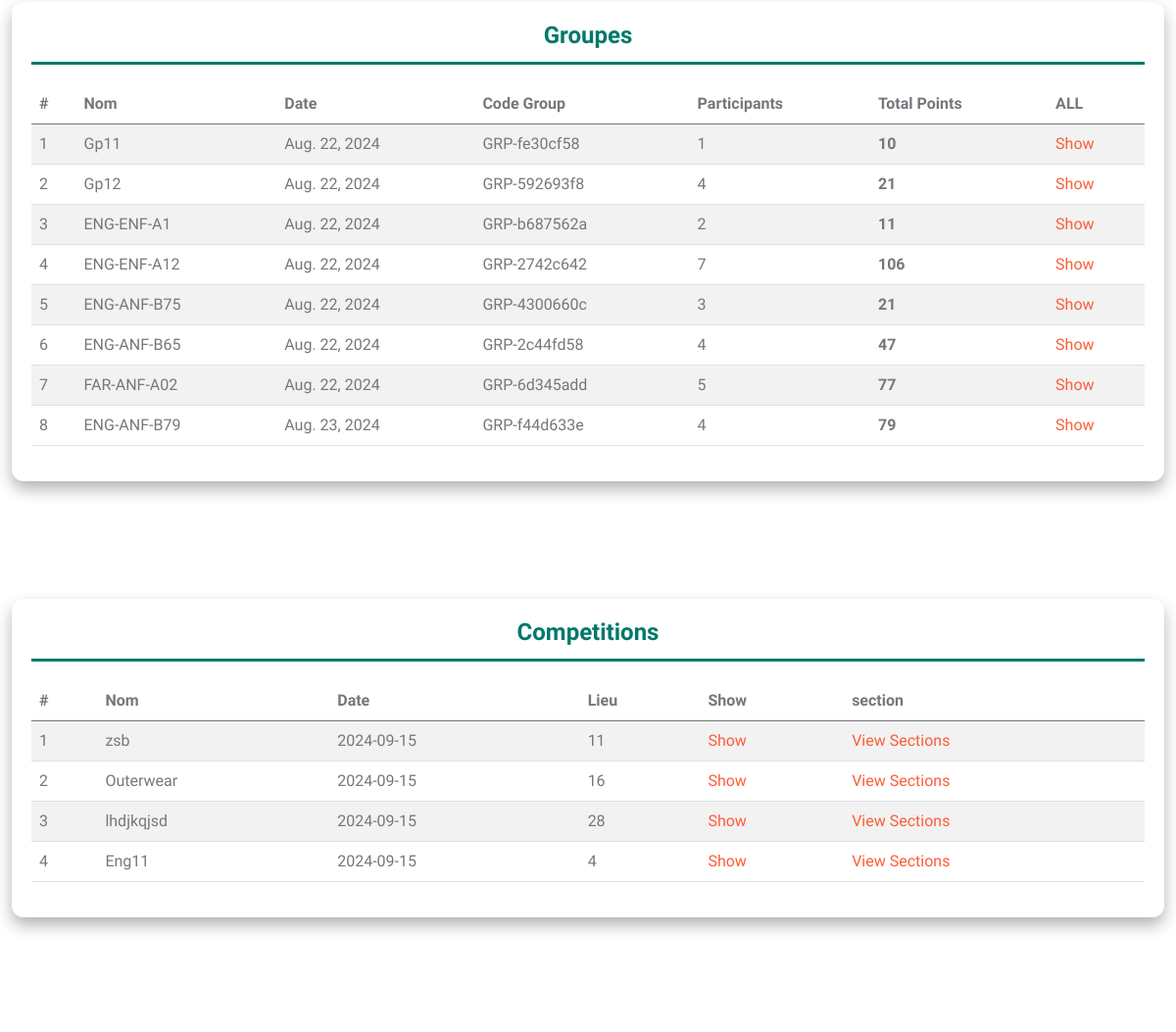
Page /homeProf/ (middle part) on the earlier database version.
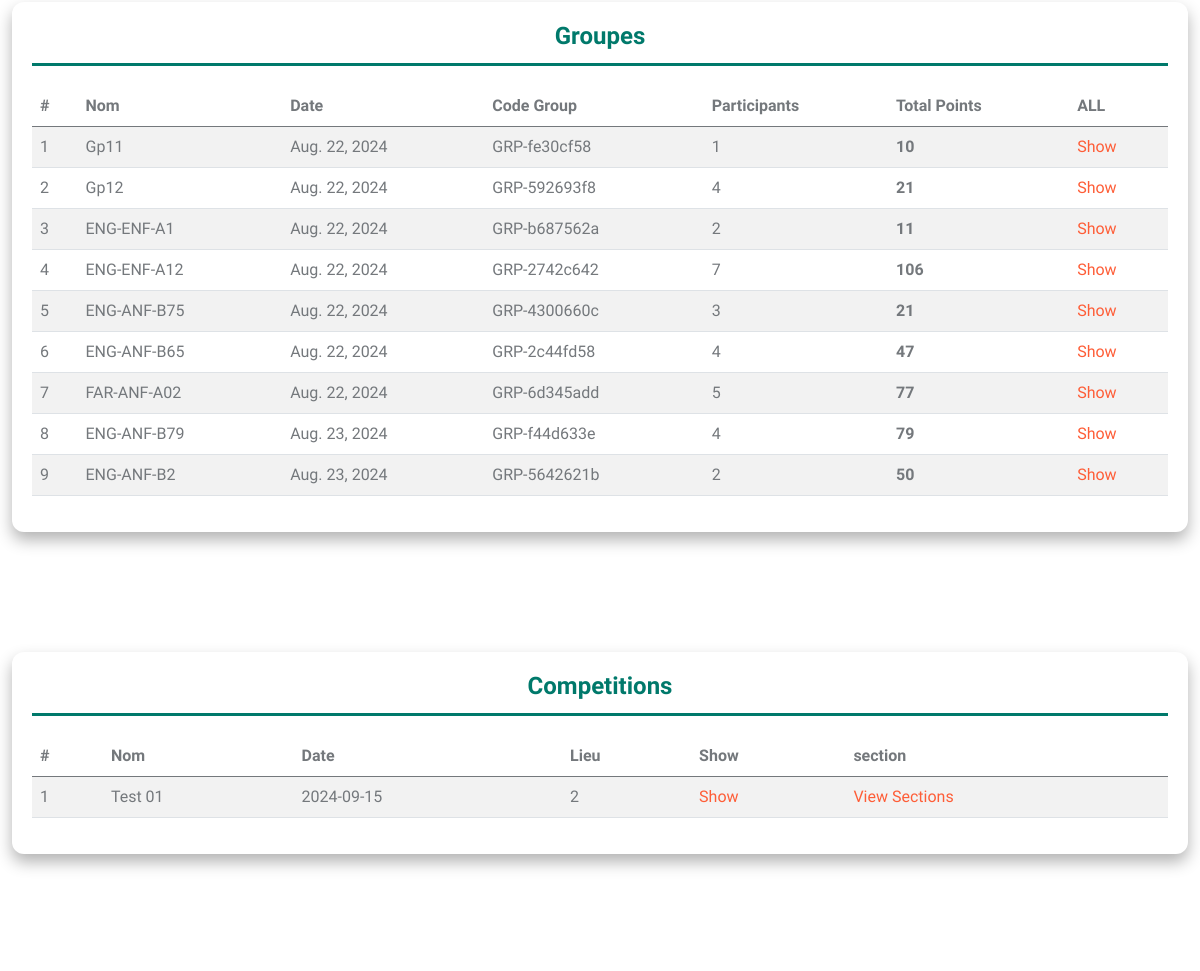
Same page on the later database version.
### platformTK/models.py (models this page shows, shortened)
class Groups(models.Model):
    name = models.CharField(max_length=100)
    description = models.CharField(max_length=300)
    code_group = models.CharField(max_length=100, unique=True, blank=True, editable=False)
    etudiants = models.ManyToManyField(Etudiant, related_name='groups')
    profs = models.ManyToManyField(prof, related_name='groups')
    date_created = models.DateField(auto_now_add=True, null=True, blank=True)
    def total_points(self):
        return self.etudiants.aggregate(total_points=models.Sum('points'))['total_points'] or 0

class Competitions(models.Model):
    name = models.CharField(max_length=100)
    number_of_sections = models.PositiveIntegerField()  # Number of sections for the competition

### platformTK/views.py (the view)
# urls.py: path('homeProf/', views.homeProf, name='homeProf'),
def homeProf(requset):
    groups = Groups.objects.all()
    competitions = Competitions.objects.all()
    return render(requset,"platformTK/Prof/homeProf.html",{"groups": groups, "competitions": competitions})

### platformTK/templates/platformTK/Prof/homeProf.html (shortened to what the changed rows need)
{% load static  %}
<!DOCTYPE html>
<html lang="en">
<head>
    <link href="https://cdnjs.cloudflare.com/ajax/libs/font-awesome/5.10.0/css/all.min.css" rel="stylesheet">
    <link href="https://cdn.jsdelivr.net/npm/bootstrap-icons@1.4.1/font/bootstrap-icons.css" rel="stylesheet">
    <link href="{% static 'lib/animate/animate.min.css' %}" rel="stylesheet">
    <link href="{% static 'lib/owlcarousel/assets/owl.carousel.min.css' %}" rel="stylesheet">
    <link href="{% static 'css/bootstrap.min.css' %}" rel="stylesheet">
    <link href="{% static 'css/style.css' %}" rel="stylesheet">
    <link href="{% static 'css/styleTbale.css' %}" rel="stylesheet">
</head>
<body>
    {%  include  'platformTK/Prof/navbar.html' %}
    {% block content %}
        <div class="container-xxl py-5">
            <div class="row justify-content-center">
                <div class="col-lg-12 mb-4">
                    <div class="table-wrapper">
                        <h2 class="table-title">Groupes</h2>
                        <table class="table table-striped">
                            <thead>
                                <tr>
                                    <th>#</th>
                                    <th>Nom</th>
                                    <th>Date</th>
                                    <th>Code Group</th>
                                    <th>Participants</th>
                                    <th>Total Points</th>
                                    <th>ALL</th>
                                </tr>
                            </thead>
                            <tbody>
                                {% for group in groups %}
                                <tr>
                                    <td>{{ forloop.counter }}</td>
                                    <td>{{ group.name }}</td>
                                    <td>{{ group.date_created }}</td>
                                    <td>{{ group.code_group }} </td>
                                    <td>{{ group.etudiants.count }}</td>
                                    <th>{{ group.total_points }}</th>
                                    <td><a href="{% url 'group_detail' code_group=group.code_group %}">Show</a></td>
                                </tr>
                                {% empty %}
                                <tr>
                                    <td colspan="4" class="text-center">No groups found.</td>
                                </tr>
                                {% endfor %}
                            </tbody>
                        </table>
                    </div>
                </div>
            </div>
        </div>
        <div class="container-xxl py-5">
            <div class="row justify-content-center">
                <div class="col-lg-12 mb-4">
                    <div class="table-wrapper">
                        <h2 class="table-title">Competitions</h2>
                        <table class="table table-striped">
                            <thead>
                                <tr>
                                    <th>#</th>
                                    <th>Nom</th>
                                    <th>Date</th>
                                    <th>Lieu</th>
                                    <th>Show</th>
                                    <th>section</th>
                                </tr>
                            </thead>
                            <tbody>
                        {% for competition in competitions %}
                            <tr>
                                <td>{{ forloop.counter }}</td>
                                <td>{{competition.name}}</td>
                                <td>2024-09-15</td>
                                <td>{{competition.number_of_sections}}</td>
                                <td><a href="{% url 'add_section' competition.id %}">Show</a></td>
                                <td><a href="{% url 'competition_sections' competition.id %}">View Sections</a></td>
                            </tr>
                        {% endfor %}
                            </tbody>
                        </table>
                    </div>
                </div>
            </div>
        </div>
        {% endblock  %}
    </div>
</body>
</html>

Differences in the rows shown:
removed Competitions: name "zsb", number_of_sections "11"
removed Competitions: name "Outerwear", number_of_sections "16"
removed Competitions: name "lhdjkqjsd", number_of_sections "28"
removed Competitions: name "Eng11", number_of_sections "4"
added Groups: name "ENG-ANF-B2", date_created "Aug. 23, 2024", code_group "GRP-5642621b", etudiants.count "2", total_points "50"
added Competitions: name "Test 01", number_of_sections "2"
